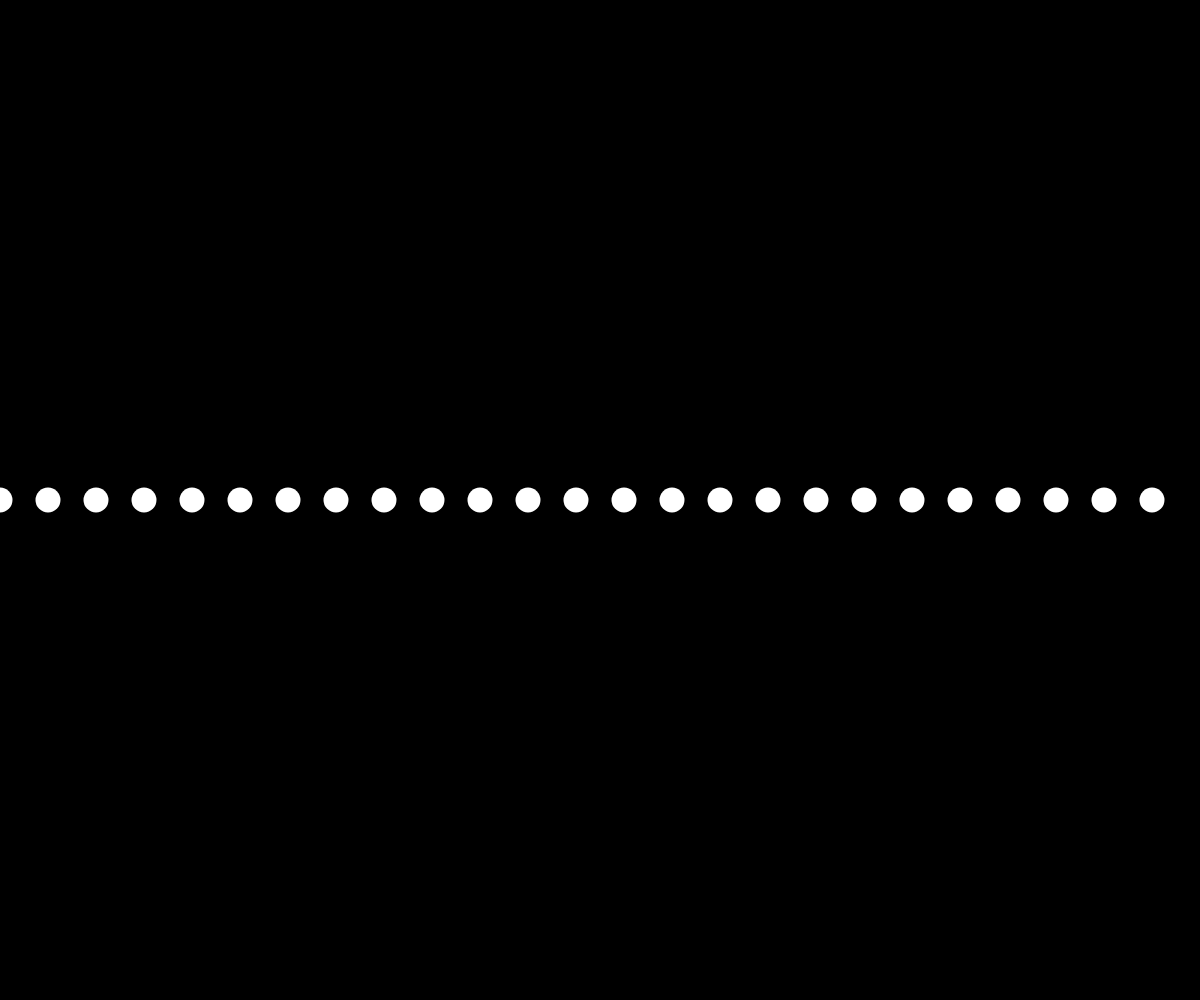
Frame 1 (no input)
Frame 60 (no input): identical to frame 1, image omitted
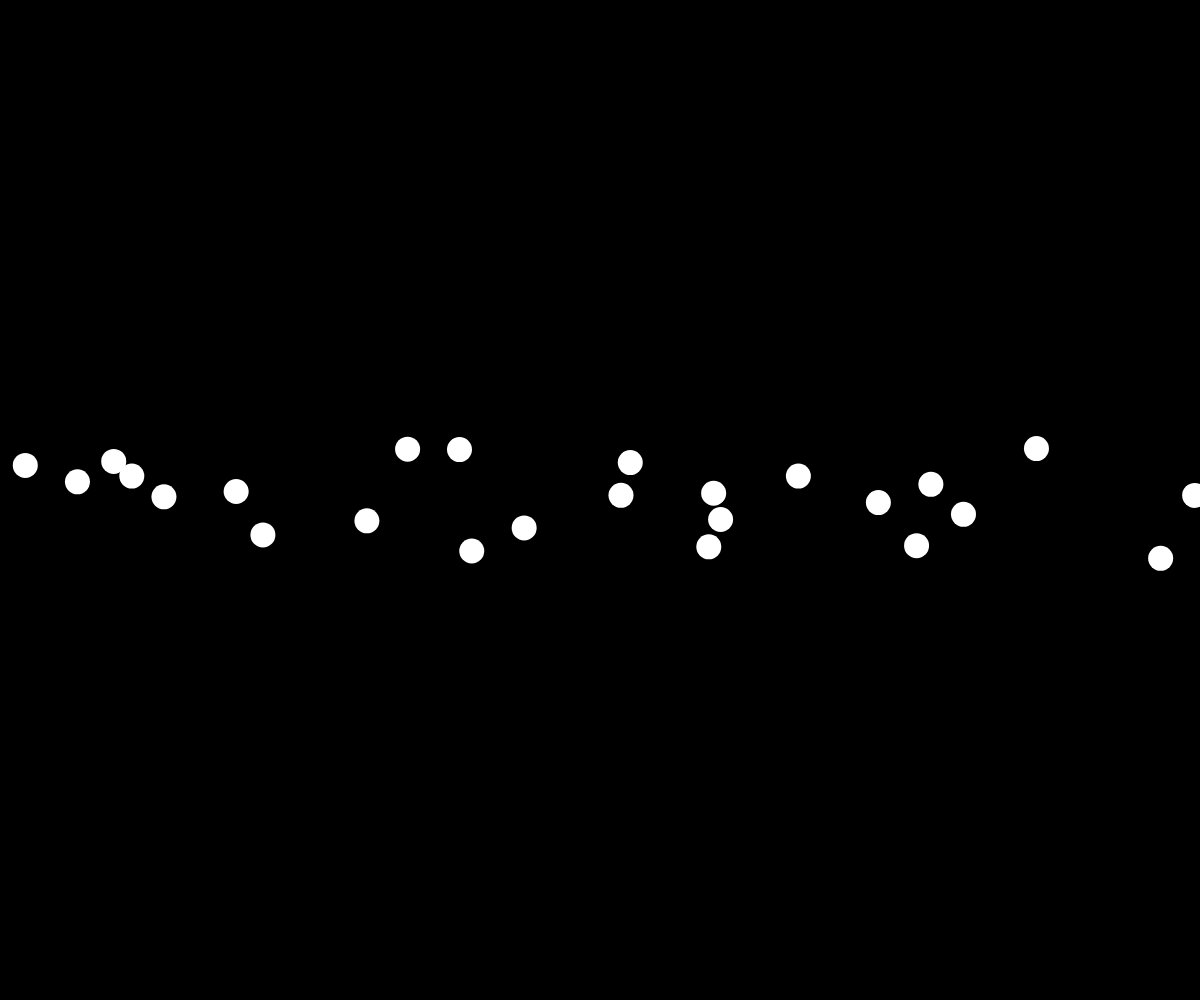
Frame 120 (the mouse pressed at the canvas centre since frame 60)

The p5.js sketch that drew these frames (run headless with seeded random() and noise() and a simulated clock; from frame 60 on, the mouse is pressed at the canvas centre):

// p5.js sketch
// ── sketch.js
/* 
let myObject = { 
  attribute1: value1,
  attribute2: value2,
  attribute3: value3,
  etc... 
};
 
*/  
let ball = []; 

// ------------------------------------------------------------------
// Code placed in setup() will run once at the beginning
function setup() {
  // Create a new canvas to match the browser size
  createCanvas(windowWidth, windowHeight);
  
  for (let i=0; i < 25; i++) {
    
    let x = map(i, 0, 25, 0, width);
    let y = height/2;
    
    ball[i] = new Ball(x, y); 
  }
   
}

// ------------------------------------------------------------------
// On window resize, update the canvas size
function windowResized() {
  resizeCanvas(windowWidth, windowHeight);
}

// ------------------------------------------------------------------
// Main render loop - code placed in draw() will repeat over and over
function draw() {
  // Place your drawing code here   
  background('black');
  fill('white');
  noStroke(); 
  
  for (let i=0; i < ball.length; i++) {
    let b = ball[i]; 
    
    b.draw();
    if (mouseIsPressed) b.move();
  }
  
}

// ------------------------------------------------------------------
// define 'class' for the Ball object 
// class -> template 

class Ball {
  
  // Always have a constructor
  constructor(theX, theY) {
    this.x = theX; 
    this.y = theY; 
    this.speedX = random(-1, 1);
    this.speedY = random(-1, 1); 
    this.diameter = 25; 
  }
  
  // We also have functions 
  draw() {    
    circle(this.x, this.y, this.diameter);      
  }
  
  move() {
    this.x += this.speedX;
    this.y += this.speedY;   
    if (this.x < 0 || this.x > width) this.speedX = -this.speedX;
    if (this.y < 0 || this.y > height) this.speedY = -this.speedY;
  }
  
  
}
